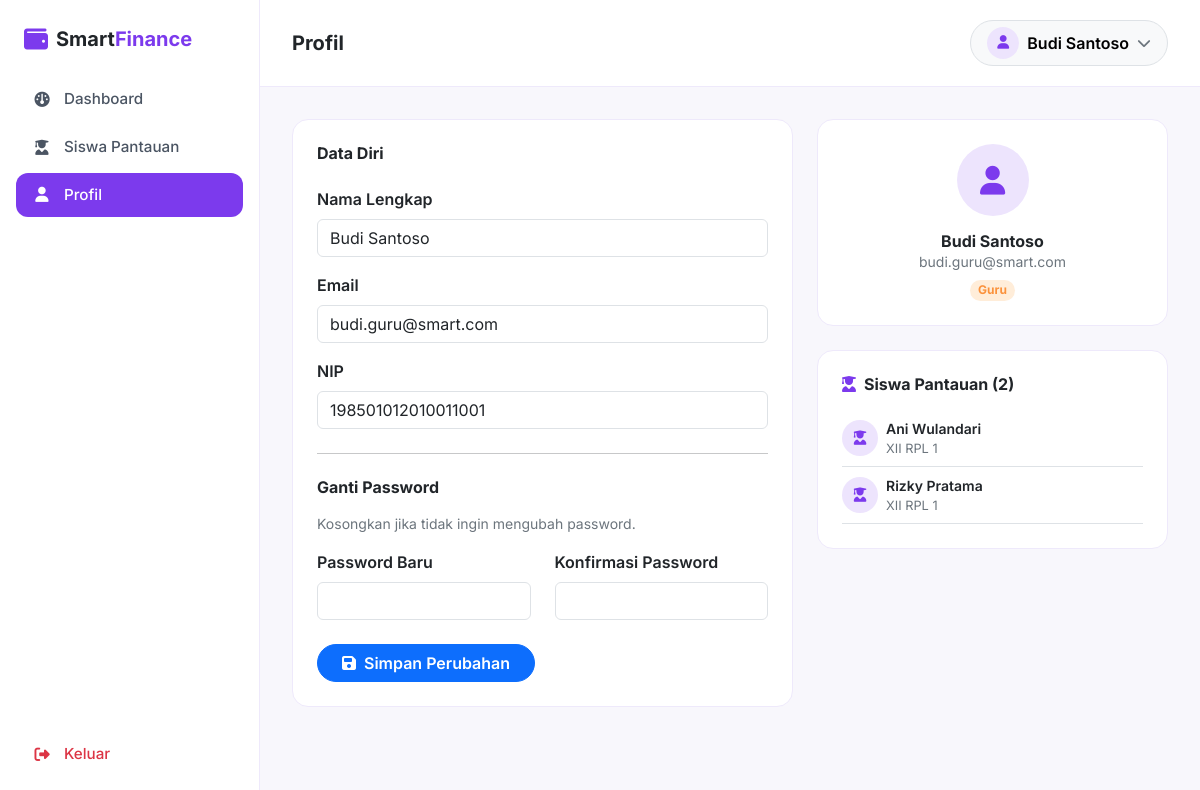
The app's page /guru/profil.php (signed in) with its own data.
### tables this page shows
CREATE TABLE users (
    id INT AUTO_INCREMENT PRIMARY KEY,
    nama VARCHAR(100) NOT NULL,
    email VARCHAR(100) NOT NULL UNIQUE,
    password VARCHAR(255) NOT NULL,
    role ENUM('siswa','guru','admin') NOT NULL,
    nis_nip VARCHAR(30) DEFAULT NULL,
    kelas VARCHAR(20) DEFAULT NULL,
    foto VARCHAR(255) DEFAULT NULL,
    created_at TIMESTAMP DEFAULT CURRENT_TIMESTAMP
);

### guru/profil.php (the view, shortened to what this page needs)
<?php
require_once __DIR__ . '/../config/database.php';
$guruId = $_SESSION['user_id'];
$stmt = $pdo->prepare("SELECT * FROM users WHERE id = ?");
$stmt->execute([$guruId]);
$guru = $stmt->fetch();
$stmt = $pdo->prepare("
    SELECT u.nama, u.kelas FROM guru_siswa gs
    JOIN users u ON u.id = gs.siswa_id
    WHERE gs.guru_id = ?
    ORDER BY u.nama ASC
");
$stmt->execute([$guruId]);
$siswaPantauan = $stmt->fetchAll();
include __DIR__ . '/../includes/header.php';
?>
<div class="row g-4">
  <div class="col-lg-7">
    <div class="stat-card">
      <h6 class="fw-bold mb-4">Data Diri</h6>
      <form method="POST">
        <div class="mb-3">
          <label class="form-label fw-semibold">Nama Lengkap</label>
          <input type="text" name="nama" class="form-control" required value="<?= htmlspecialchars($guru['nama']) ?>">
        </div>
        <div class="mb-3">
          <label class="form-label fw-semibold">Email</label>
          <input type="email" name="email" class="form-control" required value="<?= htmlspecialchars($guru['email']) ?>">
        </div>
        <div class="mb-3">
          <label class="form-label fw-semibold">NIP</label>
          <input type="text" name="nis_nip" class="form-control" value="<?= htmlspecialchars($guru['nis_nip'] ?? '') ?>">
        </div>
        <hr class="my-4">
        <h6 class="fw-bold mb-3">Ganti Password</h6>
        <p class="text-secondary small mb-3">Kosongkan jika tidak ingin mengubah password.</p>
        <div class="row">
          <div class="col-md-6 mb-3">
            <label class="form-label fw-semibold">Password Baru</label>
            <input type="password" name="password_baru" class="form-control" minlength="6">
          </div>
          <div class="col-md-6 mb-3">
            <label class="form-label fw-semibold">Konfirmasi Password</label>
            <input type="password" name="password_konfirmasi" class="form-control" minlength="6">
          </div>
        </div>
        <button type="submit" class="btn btn-primary rounded-pill px-4 fw-semibold mt-2">
          <i class="fa-solid fa-floppy-disk me-2"></i>Simpan Perubahan
        </button>
      </form>
    </div>
  </div>
  <div class="col-lg-5">
    <div class="stat-card mb-4 text-center">
      <div class="user-avatar mx-auto mb-3" style="width: 72px; height: 72px; font-size: 1.8rem;">
        <i class="fa-solid fa-user"></i>
      </div>
      <h6 class="fw-bold mb-0"><?= htmlspecialchars($guru['nama']) ?></h6>
      <p class="text-secondary small mb-0"><?= htmlspecialchars($guru['email']) ?></p>
      <span class="badge bg-orange-subtle text-orange rounded-pill mt-2">Guru</span>
    </div>
    <div class="stat-card">
      <h6 class="fw-bold mb-3"><i class="fa-solid fa-user-graduate text-primary me-2"></i>Siswa Pantauan (<?= count($siswaPantauan) ?>)</h6>
      <?php if (empty($siswaPantauan)): ?>
        <p class="text-secondary small mb-0">Belum ada siswa yang memilihmu sebagai guru pemantau.</p>
      <?php else: ?>
        <?php foreach ($siswaPantauan as $s): ?>
          <div class="d-flex align-items-center gap-2 py-2 border-bottom">
            <div class="user-avatar" style="width: 36px; height: 36px; font-size: 0.9rem;">
              <i class="fa-solid fa-user-graduate"></i>
            </div>
            <div>
              <p class="mb-0 fw-semibold small"><?= htmlspecialchars($s['nama']) ?></p>
              <p class="mb-0 text-secondary" style="font-size: 0.8rem;"><?= htmlspecialchars($s['kelas'] ?: '-') ?></p>
            </div>
          </div>
        <?php endforeach; ?>
      <?php endif; ?>
    </div>
  </div>
</div>
<?php include __DIR__ . '/../includes/footer.php'; ?>

### assets/css/style.css (style rules this page uses)
:root { --bs-primary: #7C3AED; --bs-primary-rgb: 124, 58, 237; --bs-primary-text-emphasis: #5B21B6; --bs-primary-bg-subtle: #EDE4FD; --bs-primary-border-subtle: #C4B0F8; --bs-link-color: #7C3AED; --bs-link-hover-color: #6D28D9; --accent-orange: #FB923C; --bs-body-font-family: 'Inter', sans-serif; --bs-body-font-size: 1rem; }
body { font-family: var(--bs-body-font-family); }
.text-orange { color: var(--accent-orange) !important; }
.bg-orange-subtle { background-color: #FFEDD9 !important; }

### assets/css/app.css (style rules this page uses)
.app-body { background-color: #F8F7FC; }
.user-avatar { width: 32px; height: 32px; border-radius: 50%; background: var(--bs-primary-bg-subtle); color: var(--bs-primary); display: flex; align-items: center; justify-content: center; font-size: 0.85rem; }
.stat-card { background: #fff; border: 1px solid #EEE9FB; border-radius: 1rem; padding: 1.5rem; }

### records on screen
users: nama "Budi Santoso", email "budi.guru@smart.com", nis_nip "198501012010011001"
users: nama "Ani Wulandari", kelas "XII RPL 1"
users: nama "Rizky Pratama", kelas "XII RPL 1"

### other values on screen
$pageTitle "Profil"
$_SESSION['nama'] "Budi Santoso"
count($siswaPantauan) "2"
